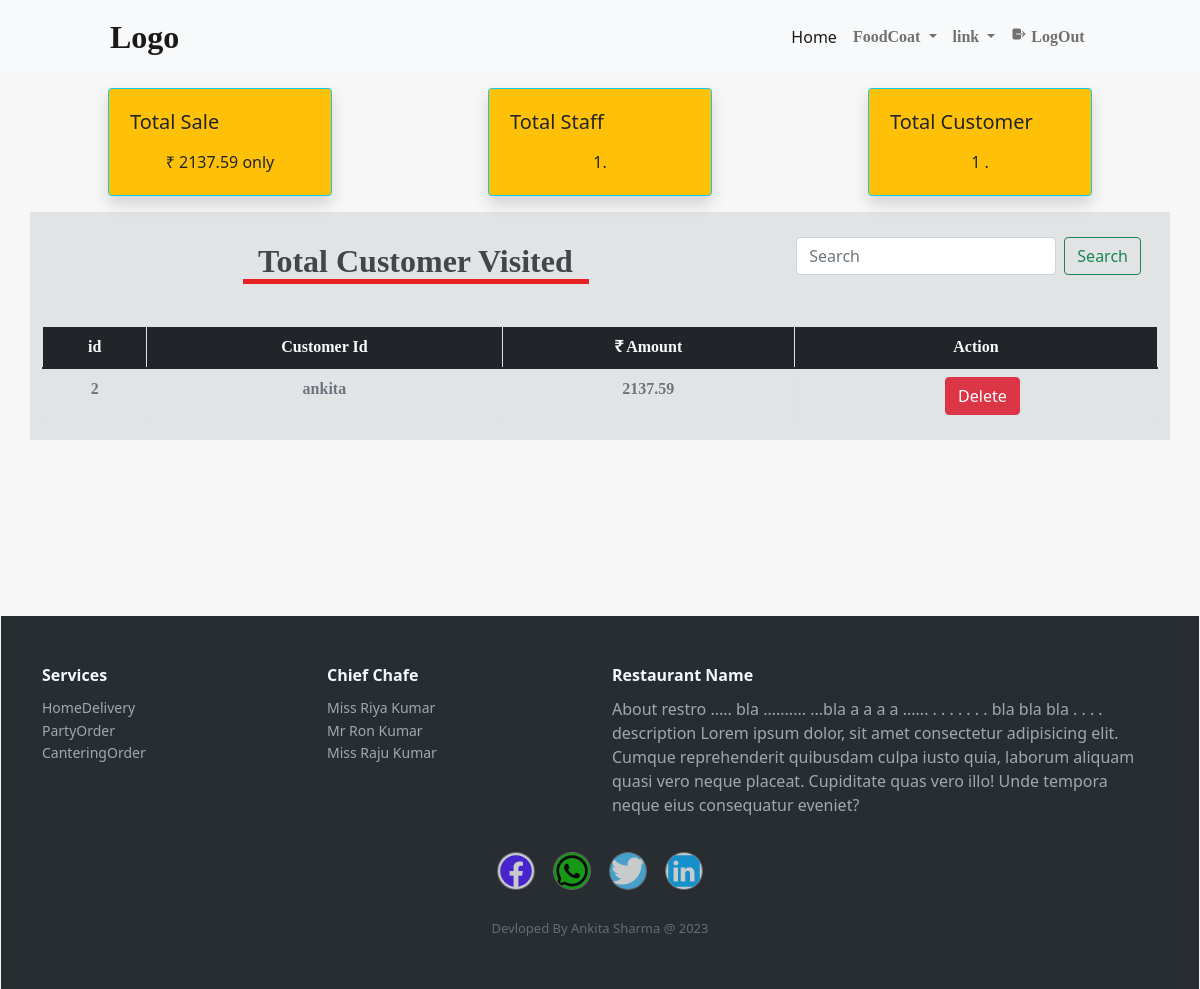
Screenshot of /manager/RecordsManager/ (signed in) with the database file from the repository.
### ManagerApp/models.py (models this page shows)
class RecordsManger(models.Model):
    userid=models.ForeignKey(CustomerBill,on_delete=models.CASCADE)
    Check=models.CharField(max_length=50,default='table')
    date=models.DateField(auto_now=True)
    time=models.TimeField(auto_now=True)
    TotalCost=models.CharField(max_length=300)
    active=models.CharField(max_length=5,default='0')

### ManagerApp/views.py (the view)
# urls.py: path('RecordsManager/',RecordsManager,name='RecordsManager'),
def RecordsManager(request):
    if 'ManagerUserid' not in request.session:
        return redirect("MangerLogin")
    if request.method=='POST':
        if 'Delete' in request.POST:
            id=request.POST['id']
            user=RecordsManger.objects.get(pk=id)
            user.delete()
            return redirect("RecordsManager")
    obj=RecordsManger.objects.all()
    column=['id','  Customer Id','₹ Amount']
    if obj:
        obj=obj.values('id','userid','TotalCost')
        TotalSale=0
        totalCustomer=0
        totalstaff=len(ChiefModel.objects.all())
        for i in obj:
            TotalSale=TotalSale + (float(i['TotalCost']))
            totalCustomer+=1
        return render(request,"manager/Records.html",{'table':{'column':column,'data':obj,'TotalSale':TotalSale,'totalCustomer':totalCustomer,'totalstaff':totalstaff}})
    return render(request,"manager/Records.html",{'table':{'column':column,'data':obj,'TotalSale':None,'totalCustomer':None,'totalstaff':None}})

### template/manager/Records.html (shortened to what this page needs)
{% extends 'manager/M_dashboard.html' %}
{% block content %}
<div class="container mt-3">
    <div class="row d-flex justify-content-around">
            <div class="card border-info shadow text-dark bg-warning mb-3" style="max-width: 14rem;padding: 5px;">
                <div class="card-body">
                <h5 class="card-title mb-3">Total Sale</h5>
                <p class="card-text text-center ">₹ {{table.TotalSale}} only</p>
                </div>
            </div>
            <div class="card border-info shadow text-dark bg-warning mb-3" style="max-width: 14rem;padding: 5px;">
                <div class="card-body">
                <h5 class="card-title mb-3">Total Staff</h5>
                <p class="card-text text-center">{{table.totalstaff}}.</p>
                </div>
            </div>
            <div class="card border-info shadow text-dark bg-warning mb-3" style="max-width: 14rem;padding: 5px;">
                <div class="card-body">
                <h5 class="card-title mb-3">Total Customer</h5>
                <p class="card-text text-center"> {{table.totalCustomer}}  .</p>
                </div>
            </div>
    </div>
            <div class="row">
                <div class="container  alert-secondary">
                        <div class="row alert mt-2">
                            <div class="col-lg-8 text-center bold mb-2">
                                <span style="border-bottom: 5px solid rgb(231, 32, 32);">  &nbsp Total Customer Visited  &nbsp </span>
                            </div>
                            <div class="col-lg-4 mb-2">
                                <form class="d-flex">
                                    <input class="form-control me-2" type="search" placeholder="Search" aria-label="Search">
                                    <button class="btn btn-outline-success" type="submit">Search</button>
                                </form>
                            </div>
                        </div>
                        <section class="row">
                            <div class="table-responsive">
                                <table class="table table-bordered">
                                <thead>
                                    <tr class="bg-dark">
                                    {% for j in table.column %}
                                        <th class="text-light bold1 text-center">{{j}}</th>
                                    {% endfor %}
                                    <th class="text-light bold1 text-center ">Action</th>
                                    </tr>
                                </thead>
                                <tbody>
                                    {% for i in table.data  %}
                                    <tr>
                                    {% for j,k in i.items  %}
                                    <td class="text-secondary text-center bold1"> {{k}} </td>
                                    {% endfor %}
                                    <td class="text-secondary d-flex justify-content-around">
                                        <form action="" method="post" class="d-flex inline">
                                        <input class="btn btn-danger" name="Delete" type="submit" value="Delete">
                                        </form>
                                    </td>
                                    </tr>
                                    {% endfor %}
                                </tbody>
                                </table>
                            </div>
                        </section>
                </div>
            </div>
</div>
{% endblock  %}

### static/css/manager/Man_dashboar.css (style rules this page uses)
.bold { font-size: 4vh; font-family: serif; font-weight:900; }
.bold1 { font-family: serif; font-weight:600; }

### rows the page displays
RecordsManger: i "2" "ankita" "2137.59"

### other values shown
{{ table.TotalSale }} "2137.59"
{{ table.totalstaff }} "1"
{{ table.totalCustomer }} "1"
{{ j }} "id" "Customer Id" "₹ Amount"
